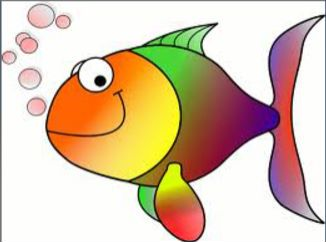
#> input picture Assignments/Assignment2/fish.jpeg, 326 x 242 px, found by its file name
$ jupyter execute SaiPranavi_Kamani_Lab2.ipynb   (shell and % lines are left out)
#> lines starting #> are read from the running program, lines starting #| are printed output that depends on the picture
### Numpy Lab

27 points

Due by midnight May 27, 2022

**To avoid erasing the sample output, please insert a new cell above the sample output**. Write your script inside the new cell and run. Verify your output with the sample output

For lab submission, please rename your file using the following format

`firstname_familyname_Lab2.ipynb`

[cell 1]
# please enter your name and 700# in this cell
## Sai Pranavi Kamani 700733919#

### Task 0
Import the numpy package as np

[cell 2]
import numpy as np

### Task 1
Create an numpy array of 10 nines

[cell 3]
np.ones(10)*9

### Task 2
Create an array of all the odd integers ranging from 11 to 49

[cell 4]
np.arange(11,50,2)

### Task 3
Create a $10 \times 10$ numpy array with values ranging from 0.01 to 1.0 with step 0.01

[cell 5]
np.arange(0.01,1.01,0.01).reshape((10,10))

### Task 4
Generate a numpy array of 12 random numbers sampled from a standard normal distribution. Please use a random seed 123

[cell 6]
np.random.seed(123)
np.random.normal(0, 1, (12,))

### Task 5
Create a numpy array of 20 linearly spaced points between 0 and 1

[cell 7]
np.linspace(0,1,20)

### Task 6
Create a $6 \times 6$ two-dimensional array `m` with integers ranging from 1 to 36

[cell 8]
m = np.arange(1,37).reshape((6,6))
m

### Task 7
Using indexing and slicing to extract the following array from array `m`

[cell 9]
m[2:,1:]

### Task 8
Using indexing and slicing to extract the following array from array `m`

[cell 10]
m[:3,1:2]

### Task 9
Using indexing and slicing to extract the following array from array `m`

[cell 11]
np.vstack([m[3:,:][2],m[3:,:][0]])

### Task 10
Using indexing and slicing to extract the following array from array `m`

[cell 12]
m[3:,:][::-1,::-1]

### Task 11
Get the sum of the values in array `m`

[cell 13]
np.sum(m)

### Task 12
Get the sum of all the columns in array `m`

[cell 14]
np.sum(m, axis = 0)

### Task 13
Select all even numbers from array `m`

[cell 15]
m[m%2 == 0]

### Task 14
Create a $3 \times 3 \times 5$ three-dimensional array with integers from `[0, 44]`

[cell 16]
a = np.arange(0,45).reshape((3,3,5))
a

### Task 15
Replace the elements within the two red boxes to 1

<div>

</div>

[cell 17]
a

[cell 18]
a[1][0,1:4] = 1
a[1][2,1:4] = 1

[cell 19]
a

### Task 16
Replace all the even numbers in the array to 0

[cell 20]
a = np.where(a%2 ==0, 0,a)
a

### Task 17
Replace all the odd numbers in the array to 1

[cell 21]
a = np.where(a%2 !=0, 1,a)
a

### Task 18
Change the array shape to $9 \times 5$

[cell 22]
a.reshape((9,5))

### Task 19
Creates two $2 \times 4$ matrices with integers from `[0, 7]`

[cell 23]
b = np.arange(0,8).reshape((2,4))
c = np.arange(0,8).reshape((2,4))
print(b)
print(c)

### Task 20
Vertically stack the two matrices

[cell 24]
np.vstack([b,c])

### Task 21
Split the big matrix into two $4 \times 2$ small matrices

[cell 25]
left,right = np.split(np.vstack([b,c]),[2],axis = 1)
print(left)
print(right)

### Task 22
Duplicate one of the resulting matrices once horizontally

[cell 26]
np.tile(right, 2)

### Task 23
Create an array shown below

<div>

</div>

[cell 27]
x = np.tile(np.vstack([b,c])[0],(7,1))
x.astype(float)

### Task 24
Generate a numpy array of 12 random numbers sampled from a standard normal distribution. Please use a random seed 123. Find the first three smallest values from the array

[cell 28]
np.random.seed(123)
c = np.random.normal(0,1,(12,))
np.sort(c)[0:3]

### Task 25
Generate a numpy array with integer from `1, 2, 3, ..., 30`. Without using loop, find the number of values in the array which are divisible by 2 or 3

[cell 29]
d=np.arange(1,31)
d[d%3==0]=0
d[d%2==0]=0
np.count_nonzero(d==0)

### Task 26
Generate a $6 \times 5$ numpy array with integer from `1, 2, 3, ..., 30`. Without using loop, set the even number in the array by 1 and odd number in the array by -1

[cell 30]
g = np.arange(1,31).reshape((6,5))
g = np.where(g%2 == 0, 1,-1)
g

### Task 27
Create the following effect for the fish image (flip the left and right sides of the image)

[cell 31]
from PIL import Image

[cell 32]
img = Image.open('fish.jpeg')
#> img is the input picture: PIL image 326x242 RGB; mean R, G, B 217.5, 195, 170
img

[cell 33]
fish = np.array(img)
fish

[cell 34]
# 1st -> height of the image, 2nd -> width
fish.shape
#> Out = (242, 326, 3)

[cell 35]
Image.fromarray(fish[:,::-1,:])
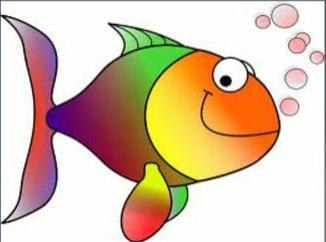
#> Out: PIL image 326x242 RGB; mean R, G, B 217.5, 195, 170
